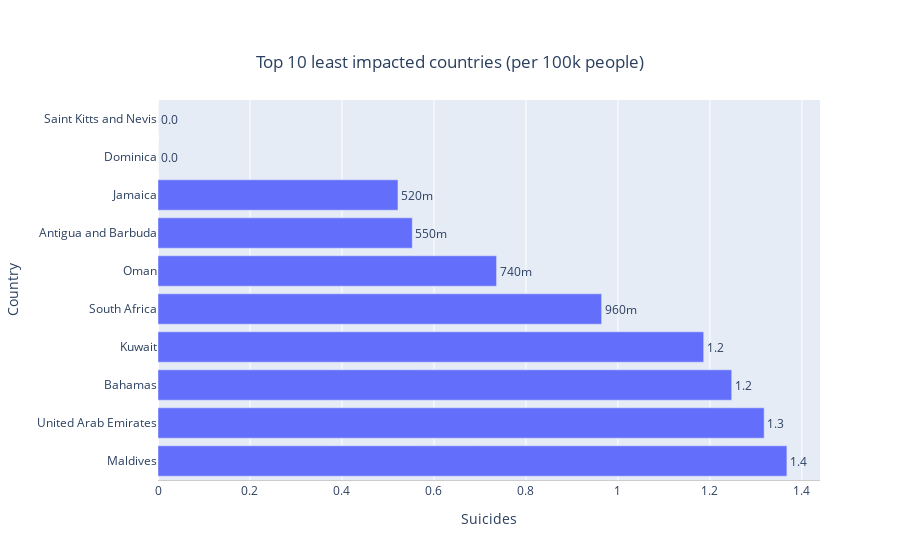

Notebook source saved alongside this figure:
### Code cell
fig = go.Figure(go.Bar(
            x=suicides_per_country.values[-10::1],
            y=suicides_per_country.index[-10::1],
            orientation='h',
            text=suicides_per_country.values[-10::1]))
fig.update_layout(
    title=dict(
        text='Top 10 least impacted countries (per 100k people)',
        y=0.9,
        x=0.5,
        xanchor='center',
        yanchor='top'
    ),
    xaxis=dict(
        title='Suicides',
        linecolor='rgb(204, 204, 204)',
    ),
    yaxis=dict(
        title='Country',
    )
)
fig.update_traces(texttemplate='%{text:.2s}', textposition='outside')
fig.update_layout(uniformtext_minsize=8, uniformtext_mode='hide')
fig.show()

### Figure 1 — Plotly figure (JSON) as saved in the notebook; plotly's stock layout.template omitted (floating-point values rounded to 4 significant figures)
{"data": [{"orientation": "h", "text": [1.367, 1.318, 1.247, 1.186, 0.9645, 0.7361, 0.5529, 0.5218, 0, 0], "textposition": "outside", "texttemplate": "%{text:.2s}", "type": "bar", "x": [1.367, 1.318, 1.247, 1.186, 0.9645, 0.7361, 0.5529, 0.5218, 0, 0], "y": ["Maldives", "United Arab Emirates", "Bahamas", "Kuwait", "South Africa", "Oman", "Antigua and Barbuda", "Jamaica", "Dominica", "Saint Kitts and Nevis"]}], "layout": {"title": {"text": "Top 10 least impacted countries (per 100k people)", "x": 0.5, "xanchor": "center", "y": 0.9, "yanchor": "top"}, "uniformtext": {"minsize": 8, "mode": "hide"}, "xaxis": {"linecolor": "rgb(204, 204, 204)", "title": {"text": "Suicides"}}, "yaxis": {"title": {"text": "Country"}}}}
